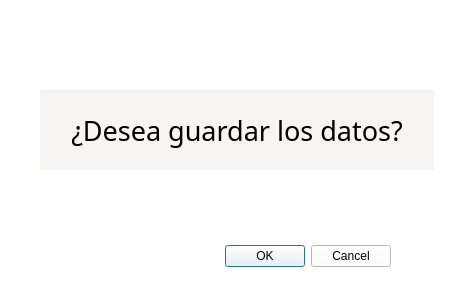
<?xml version="1.0" encoding="UTF-8"?>
<ui version="4.0">
 <class>Dialog</class>
 <widget class="QDialog" name="Dialog">
  <property name="geometry">
   <rect>
    <x>0</x>
    <y>0</y>
    <width>470</width>
    <height>300</height>
   </rect>
  </property>
  <property name="maximumSize">
   <size>
    <width>5000</width>
    <height>5000</height>
   </size>
  </property>
  <property name="font">
   <font>
    <pointsize>13</pointsize>
   </font>
  </property>
  <property name="windowTitle">
   <string>Dialog</string>
  </property>
  <property name="styleSheet">
   <string notr="true">background-color: rgb(255, 255, 255);
</string>
  </property>
  <widget class="QDialogButtonBox" name="buttonBox">
   <property name="geometry">
    <rect>
     <x>50</x>
     <y>240</y>
     <width>341</width>
     <height>32</height>
    </rect>
   </property>
   <property name="orientation">
    <enum>Qt::Horizontal</enum>
   </property>
   <property name="standardButtons">
    <set>QDialogButtonBox::Cancel|QDialogButtonBox::Ok</set>
   </property>
  </widget>
  <widget class="QWidget" name="verticalLayoutWidget">
   <property name="geometry">
    <rect>
     <x>40</x>
     <y>90</y>
     <width>394</width>
     <height>80</height>
    </rect>
   </property>
   <layout class="QVBoxLayout" name="verticalLayout">
    <item>
     <widget class="QLabel" name="label">
      <property name="font">
       <font>
        <family>Arial Black</family>
        <pointsize>20</pointsize>
       </font>
      </property>
      <property name="styleSheet">
       <string notr="true">background-color: rgb(246, 245, 244);</string>
      </property>
      <property name="text">
       <string>¿Desea guardar los datos?</string>
      </property>
      <property name="alignment">
       <set>Qt::AlignCenter</set>
      </property>
     </widget>
    </item>
   </layout>
  </widget>
 </widget>
 <resources/>
 <connections>
  <connection>
   <sender>buttonBox</sender>
   <signal>accepted()</signal>
   <receiver>Dialog</receiver>
   <slot>accept()</slot>
   <hints>
    <hint type="sourcelabel">
     <x>200</x>
     <y>255</y>
    </hint>
    <hint type="destinationlabel">
     <x>157</x>
     <y>274</y>
    </hint>
   </hints>
  </connection>
  <connection>
   <sender>buttonBox</sender>
   <signal>rejected()</signal>
   <receiver>Dialog</receiver>
   <slot>reject()</slot>
   <hints>
    <hint type="sourcelabel">
     <x>316</x>
     <y>260</y>
    </hint>
    <hint type="destinationlabel">
     <x>286</x>
     <y>274</y>
    </hint>
   </hints>
  </connection>
 </connections>
</ui>
